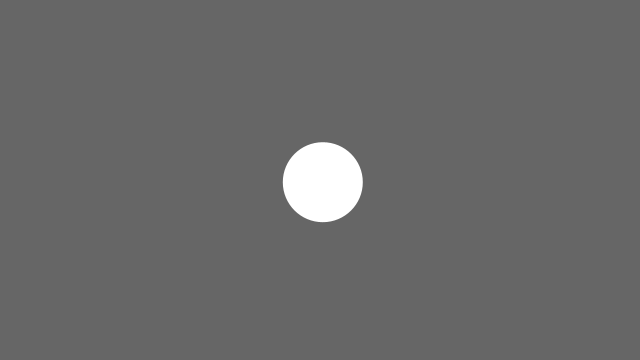
Frame 1 (no input)
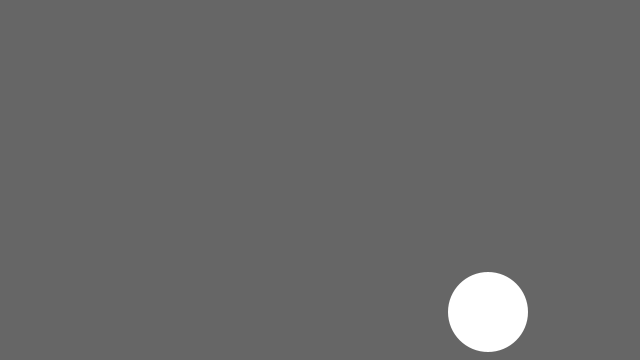
Frame 60 (the mouse pressed at the canvas centre just before this capture)
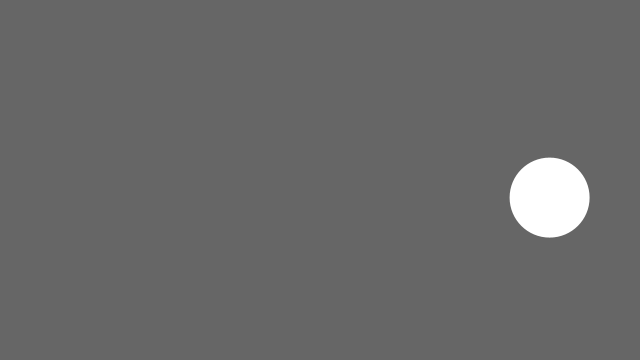
Frame 120 (the mouse held since frame 60 and released just before this capture)

The Processing sketch that drew these frames (run headless with seeded random() and noise(); from frame 60 on, the mouse is pressed at the canvas centre):

// Processing sketch: Bounce
// ── Bounce.pde
/**
 * Bounce. 
 * 
 * When the shape hits the edge of the window, it reverses its direction. 
 */

// Width of the shape
int rad = 40;

// Starting position of shape
PVector pos;

// Speed of the shape
PVector vel;

void setup() {
  size(640, 360);

  noStroke();

  frameRate(60);

  ellipseMode(RADIUS);

  // Set the starting position of the shape
  pos = new PVector(width / 2, height / 2);

  vel = new PVector(2.8, 2.2);
}

void draw() {
  background(102);

  // Update the position of the shape
  pos.add(vel);

  // Test to see if the shape exceeds the boundaries of the screen
  // If it does, reverse its direction by multiplying by -1
  checkCollisionWithEdges();

  // Draw the shape
  ellipse(pos.x, pos.y, rad, rad);
}

void checkCollisionWithEdges() {
  if (pos.x > width - rad || pos.x < rad) {
    vel.x *= -1;
  }

  if (pos.y > height - rad || pos.y < rad) {
    vel.y *= -1;
  }
}
